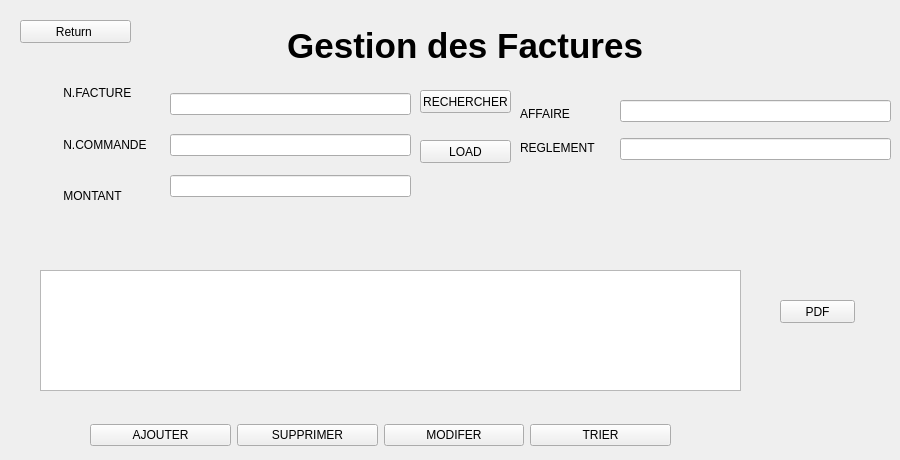
    <widget class="QWidget" name="page_13">
     <widget class="QLabel" name="label_8">
      <property name="geometry">
       <rect>
        <x>190</x>
        <y>20</y>
        <width>601</width>
        <height>51</height>
       </rect>
      </property>
      <property name="font">
       <font>
        <pointsize>26</pointsize>
        <weight>75</weight>
        <bold>true</bold>
       </font>
      </property>
      <property name="text">
       <string>          Gestion des Factures</string>
      </property>
     </widget>
     <widget class="QPushButton" name="pushButton_37">
      <property name="geometry">
       <rect>
        <x>20</x>
        <y>20</y>
        <width>111</width>
        <height>23</height>
       </rect>
      </property>
      <property name="text">
       <string>Return </string>
      </property>
     </widget>
     <widget class="QWidget" name="layoutWidget_24">
      <property name="geometry">
       <rect>
        <x>90</x>
        <y>420</y>
        <width>581</width>
        <height>31</height>
       </rect>
      </property>
      <layout class="QHBoxLayout" name="horizontalLayout_9">
       <item>
        <widget class="QPushButton" name="pushButton_103">
         <property name="text">
          <string>AJOUTER</string>
         </property>
        </widget>
       </item>
       <item>
        <widget class="QPushButton" name="pushButton_104">
         <property name="text">
          <string>SUPPRIMER</string>
         </property>
        </widget>
       </item>
       <item>
        <widget class="QPushButton" name="pushButton_105">
         <property name="text">
          <string>MODIFER</string>
         </property>
        </widget>
       </item>
       <item>
        <widget class="QPushButton" name="pushButton_88">
         <property name="text">
          <string>TRIER</string>
         </property>
        </widget>
       </item>
      </layout>
     </widget>
     <widget class="QPushButton" name="pushButton_120">
      <property name="geometry">
       <rect>
        <x>420</x>
        <y>140</y>
        <width>91</width>
        <height>23</height>
       </rect>
      </property>
      <property name="text">
       <string>LOAD</string>
      </property>
     </widget>
     <widget class="QTableView" name="tableView_4">
      <property name="geometry">
       <rect>
        <x>40</x>
        <y>270</y>
        <width>701</width>
        <height>121</height>
       </rect>
      </property>
     </widget>
     <widget class="QWidget" name="layoutWidget_27">
      <property name="geometry">
       <rect>
        <x>60</x>
        <y>70</y>
        <width>91</width>
        <height>149</height>
       </rect>
      </property>
      <layout class="QVBoxLayout" name="verticalLayout_33">
       <item>
        <widget class="QLabel" name="label_53">
         <property name="text">
          <string> N.FACTURE</string>
         </property>
        </widget>
       </item>
       <item>
        <widget class="QLabel" name="label_54">
         <property name="text">
          <string> N.COMMANDE</string>
         </property>
        </widget>
       </item>
       <item>
        <widget class="QLabel" name="label_55">
         <property name="text">
          <string> MONTANT</string>
         </property>
        </widget>
       </item>
      </layout>
     </widget>
     <widget class="QWidget" name="layoutWidget_28">
      <property name="geometry">
       <rect>
        <x>170</x>
        <y>80</y>
        <width>241</width>
        <height>131</height>
       </rect>
      </property>
      <layout class="QVBoxLayout" name="verticalLayout_34">
       <item>
        <widget class="QLineEdit" name="lineEdit_27"/>
       </item>
       <item>
        <widget class="QLineEdit" name="lineEdit_28"/>
       </item>
       <item>
        <widget class="QLineEdit" name="lineEdit_30"/>
       </item>
      </layout>
     </widget>
     <widget class="QWidget" name="layoutWidget_33">
      <property name="geometry">
       <rect>
        <x>520</x>
        <y>100</y>
        <width>91</width>
        <height>61</height>
       </rect>
      </property>
      <layout class="QVBoxLayout" name="verticalLayout_37">
       <item>
        <widget class="QLabel" name="label_56">
         <property name="text">
          <string>AFFAIRE</string>
         </property>
        </widget>
       </item>
       <item>
        <widget class="QLabel" name="label_62">
         <property name="text">
          <string>REGLEMENT</string>
         </property>
        </widget>
       </item>
      </layout>
     </widget>
     <widget class="QWidget" name="layoutWidget_34">
      <property name="geometry">
       <rect>
        <x>620</x>
        <y>90</y>
        <width>271</width>
        <height>81</height>
       </rect>
      </property>
      <layout class="QVBoxLayout" name="verticalLayout_38">
       <item>
        <widget class="QLineEdit" name="lineEdit_29"/>
       </item>
       <item>
        <widget class="QLineEdit" name="lineEdit_36"/>
       </item>
      </layout>
     </widget>
     <widget class="QPushButton" name="pushButton_57">
      <property name="geometry">
       <rect>
        <x>780</x>
        <y>300</y>
        <width>75</width>
        <height>23</height>
       </rect>
      </property>
      <property name="text">
       <string>PDF</string>
      </property>
     </widget>
     <widget class="QPushButton" name="pushButton_89">
      <property name="geometry">
       <rect>
        <x>420</x>
        <y>90</y>
        <width>91</width>
        <height>23</height>
       </rect>
      </property>
      <property name="text">
       <string>RECHERCHER</string>
      </property>
     </widget>
    </widget>
